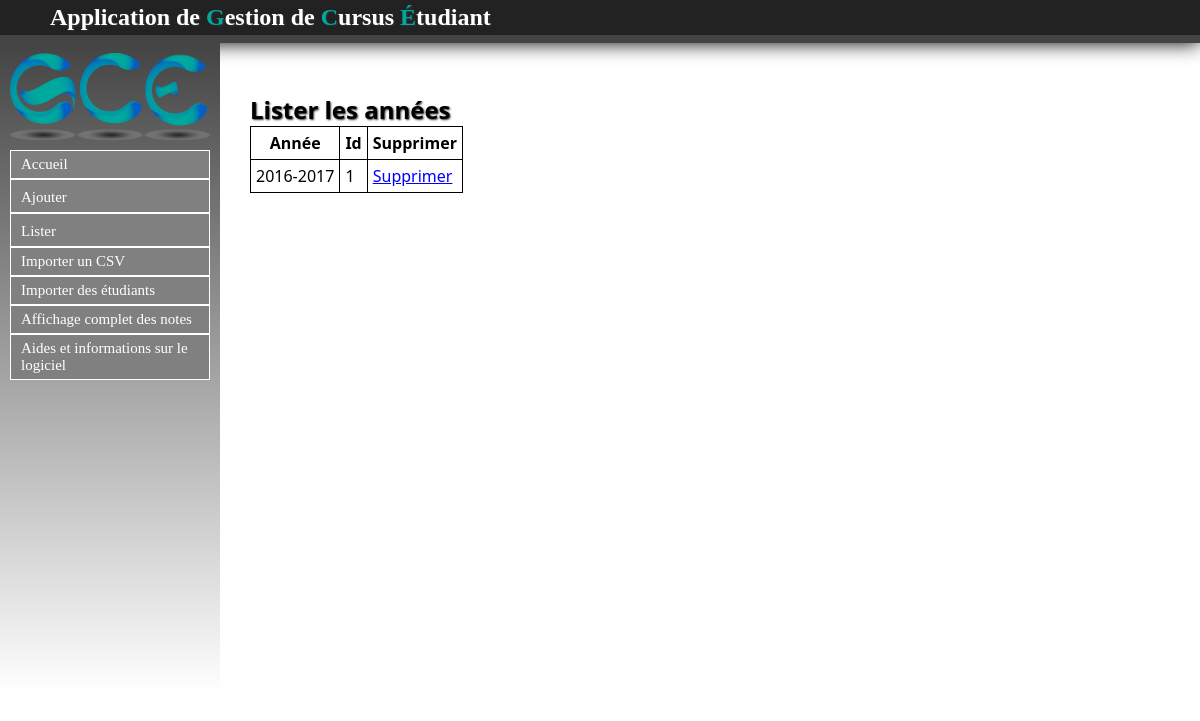
/Annee/listerAnnees, run on an earlier commit of the app's database.
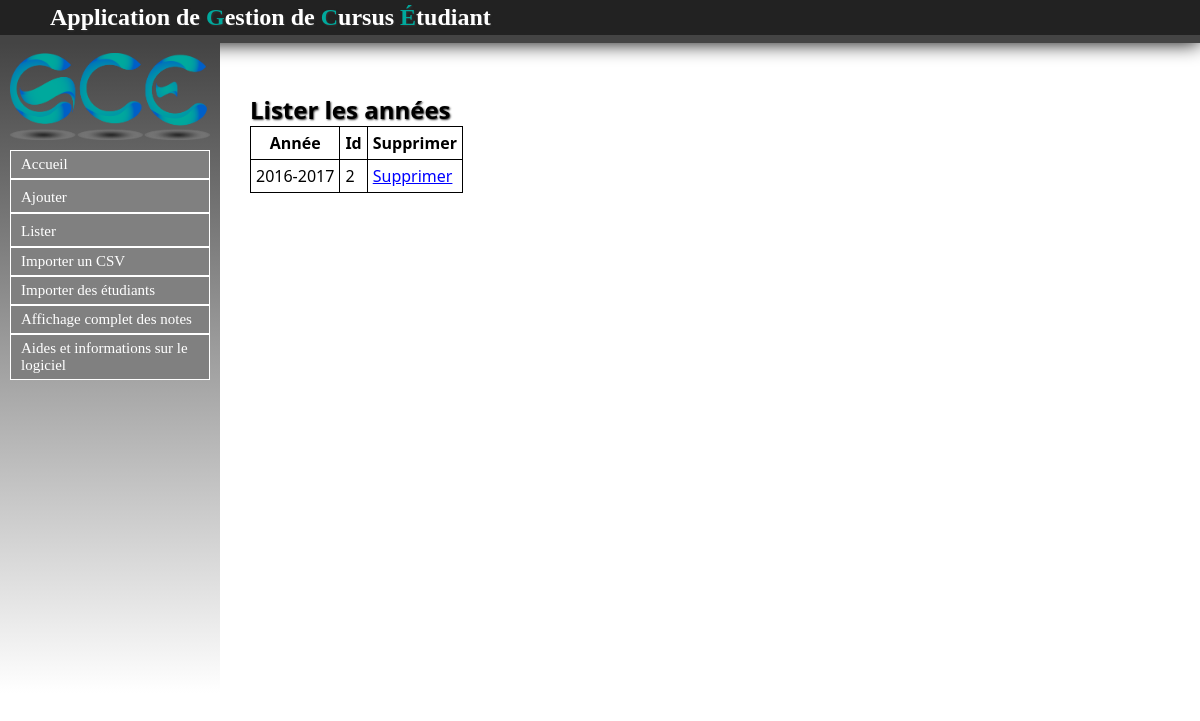
And on a later commit of the database.
### Annee/models.py (models this page shows, shortened)
class Annee(models.Model):
	intitule = models.CharField(max_length=9,null=False)

### Annee/views.py (the view)
def listerAnnees(request):
	annees = Annee.objects.all()
	return render(request, 'contenu_html/listerAnnees.html', locals())

### Annee/templates/contenu_html/listerAnnees.html (shortened to what this page needs)
{% extends "templates/base.html" %}
{% block content %}
<h1>Lister les années</h1>
{% if not annees %}
	<p>Pas d'années dans la base</p>
{% else %}
	<table>
	<tr>
		<th>Année</th>
		<th>Id</th>
		<th>Supprimer</th>
	</tr>
{% endif %}
{% for annee in annees %}
	<tr>
		<td>{{ annee.intitule }}</td>
		<td>{{ annee.id }}</td>
		<td><a href="supprann/{{ annee.id }}">Supprimer</a></td>
	</tr>
{% endfor %}
</table>
{% endblock %}

What changed in the data, as far as the page shows it:
removed Annee: intitule "2016-2017", id "1"
added Annee: intitule "2016-2017", id "2"
